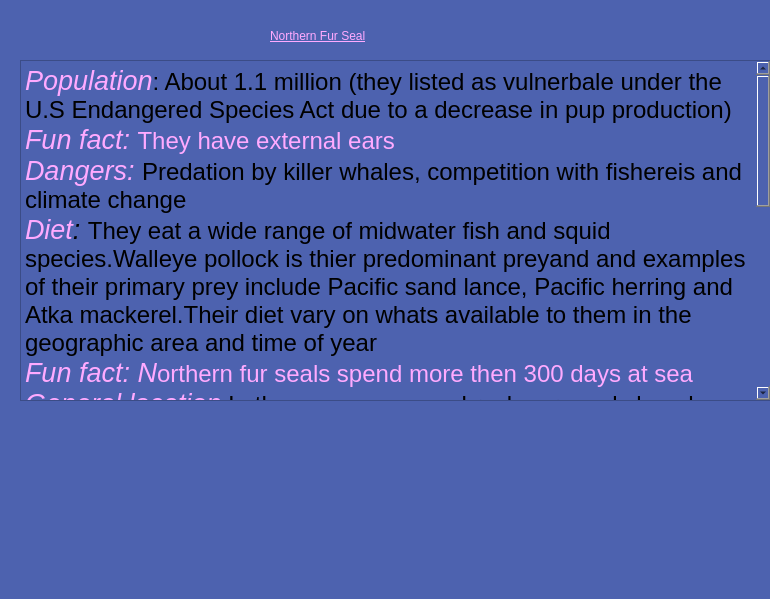
<?xml version="1.0" encoding="UTF-8"?>
<ui version="4.0">
 <class>information</class>
 <widget class="QDialog" name="information">
  <property name="geometry">
   <rect>
    <x>0</x>
    <y>0</y>
    <width>770</width>
    <height>599</height>
   </rect>
  </property>
  <property name="windowTitle">
   <string>Information</string>
  </property>
  <property name="styleSheet">
   <string notr="true">background-color: rgb(77, 98, 175);
color: rgb(0, 0, 0);
font: 18pt &quot;Palatino Linotype&quot;;</string>
  </property>
  <widget class="QLabel" name="title">
   <property name="geometry">
    <rect>
     <x>270</x>
     <y>20</y>
     <width>261</width>
     <height>31</height>
    </rect>
   </property>
   <property name="styleSheet">
    <string notr="true">
font: 24pt &quot;Palatino Linotype&quot;;
text-decoration: underline;
color: rgb(255, 170, 255);
</string>
   </property>
   <property name="text">
    <string>Northern Fur Seal</string>
   </property>
  </widget>
  <widget class="QLabel" name="photo">
   <property name="geometry">
    <rect>
     <x>20</x>
     <y>400</y>
     <width>361</width>
     <height>191</height>
    </rect>
   </property>
   <property name="text">
    <string/>
   </property>
   <property name="pixmap">
    <pixmap>../northern-fur-seal.png</pixmap>
   </property>
   <property name="scaledContents">
    <bool>true</bool>
   </property>
  </widget>
  <widget class="QTextBrowser" name="info_box">
   <property name="geometry">
    <rect>
     <x>20</x>
     <y>60</y>
     <width>751</width>
     <height>341</height>
    </rect>
   </property>
   <property name="html">
    <string>&lt;!DOCTYPE HTML PUBLIC &quot;-//W3C//DTD HTML 4.0//EN&quot; &quot;http://www.w3.org/TR/REC-html40/strict.dtd&quot;&gt;
&lt;html&gt;&lt;head&gt;&lt;meta name=&quot;qrichtext&quot; content=&quot;1&quot; /&gt;&lt;style type=&quot;text/css&quot;&gt;
p, li { white-space: pre-wrap; }
&lt;/style&gt;&lt;/head&gt;&lt;body style=&quot; font-family:'Palatino Linotype'; font-size:18pt; font-weight:400; font-style:normal;&quot;&gt;
&lt;p style=&quot; margin-top:0px; margin-bottom:0px; margin-left:0px; margin-right:0px; -qt-block-indent:0; text-indent:0px;&quot;&gt;&lt;span style=&quot; font-size:20pt; font-style:italic; color:#ffaaff;&quot;&gt;Population&lt;/span&gt;&lt;span style=&quot; color:#000000;&quot;&gt;: About 1.1 million (they listed as vulnerbale under the U.S Endangered Species Act due to a decrease in pup production)&lt;/span&gt;&lt;/p&gt;
&lt;p style=&quot; margin-top:0px; margin-bottom:0px; margin-left:0px; margin-right:0px; -qt-block-indent:0; text-indent:0px;&quot;&gt;&lt;span style=&quot; font-size:20pt; font-style:italic; color:#ffaaff;&quot;&gt;Fun fact: &lt;/span&gt;&lt;span style=&quot; color:#ffaaff;&quot;&gt;They have external ears&lt;/span&gt;&lt;/p&gt;
&lt;p style=&quot; margin-top:0px; margin-bottom:0px; margin-left:0px; margin-right:0px; -qt-block-indent:0; text-indent:0px;&quot;&gt;&lt;span style=&quot; font-size:20pt; font-style:italic; color:#ffaaff;&quot;&gt;Dangers: &lt;/span&gt;&lt;span style=&quot; color:#000000;&quot;&gt;Predation by killer whales, competition with fishereis and climate change&lt;/span&gt;&lt;/p&gt;
&lt;p style=&quot; margin-top:0px; margin-bottom:0px; margin-left:0px; margin-right:0px; -qt-block-indent:0; text-indent:0px;&quot;&gt;&lt;span style=&quot; font-size:20pt; font-style:italic; color:#ffaaff;&quot;&gt;Diet&lt;/span&gt;&lt;span style=&quot; font-size:20pt; font-style:italic; color:#000000;&quot;&gt;: &lt;/span&gt;&lt;span style=&quot; color:#000000;&quot;&gt;They eat a wide range of midwater fish and squid species.Walleye pollock is thier predominant preyand and examples of their primary prey include Pacific sand lance, Pacific herring and Atka mackerel.Their diet vary on whats available to them in the geographic area and time of year&lt;/span&gt;&lt;/p&gt;
&lt;p style=&quot; margin-top:0px; margin-bottom:0px; margin-left:0px; margin-right:0px; -qt-block-indent:0; text-indent:0px;&quot;&gt;&lt;span style=&quot; font-size:20pt; font-style:italic; color:#ffaaff;&quot;&gt;Fun fact: N&lt;/span&gt;&lt;span style=&quot; color:#ffaaff;&quot;&gt;orthern fur seals spend more then 300 days at sea&lt;/span&gt;&lt;/p&gt;
&lt;p style=&quot; margin-top:0px; margin-bottom:0px; margin-left:0px; margin-right:0px; -qt-block-indent:0; text-indent:0px;&quot;&gt;&lt;span style=&quot; font-size:20pt; font-style:italic; color:#ffaaff;&quot;&gt;General location&lt;/span&gt;&lt;span style=&quot; color:#000000;&quot;&gt;:In the open ocean and rocky or sandy beaches like in the Pribilof islands for resting and breeding. In winter and spring they occupy the North Pacific ocean as well as Bering and Okhotsk seas&lt;/span&gt;&lt;/p&gt;
&lt;p style=&quot; margin-top:0px; margin-bottom:0px; margin-left:0px; margin-right:0px; -qt-block-indent:0; text-indent:0px;&quot;&gt;&lt;span style=&quot; font-size:20pt; font-style:italic; color:#ffaaff;&quot;&gt;Role in ecosystem&lt;/span&gt;&lt;span style=&quot; color:#000000;&quot;&gt;:Help to maintain a balanced food web where they are a food source for larger predators like orcas and consume fish, squid and crustaceans&lt;/span&gt;&lt;/p&gt;
&lt;p style=&quot; margin-top:0px; margin-bottom:0px; margin-left:0px; margin-right:0px; -qt-block-indent:0; text-indent:0px;&quot;&gt;&lt;span style=&quot; font-size:20pt; font-style:italic; color:#ffaaff;&quot;&gt;Life span&lt;/span&gt;&lt;span style=&quot; color:#000000;&quot;&gt;: 18 years for males and 27 for females&lt;/span&gt;&lt;/p&gt;
&lt;p style=&quot; margin-top:0px; margin-bottom:0px; margin-left:0px; margin-right:0px; -qt-block-indent:0; text-indent:0px;&quot;&gt;&lt;span style=&quot; font-size:20pt; font-style:italic; color:#ffaaff;&quot;&gt;Description&lt;/span&gt;&lt;span style=&quot; color:#000000;&quot;&gt;: Have a stocky body,small head and very short snout.Their fur is extremely dense(46,500 fibres/cm2) to help maintain their body temperature in the cold water. Their flippers are the longest in the Otariidae family .Adult males are dark brown to black and adult females are dark gray to brown on their backs and light grey on their front.Adult males are&lt;/span&gt;&lt;/p&gt;
&lt;p style=&quot; margin-top:0px; margin-bottom:0px; margin-left:0px; margin-right:0px; -qt-block-indent:0; text-indent:0px;&quot;&gt;&lt;span style=&quot; font-size:20pt; font-style:italic; color:#ffaaff;&quot;&gt;fun fact:&lt;/span&gt;&lt;span style=&quot; font-size:20pt; color:#ffaaff;&quot;&gt;Due to their dtrong fore flippers they can outrun a human on slippery rocks and nearly climb vertical cliffs&lt;/span&gt;&lt;/p&gt;&lt;/body&gt;&lt;/html&gt;</string>
   </property>
  </widget>
 </widget>
 <resources/>
 <connections/>
</ui>
